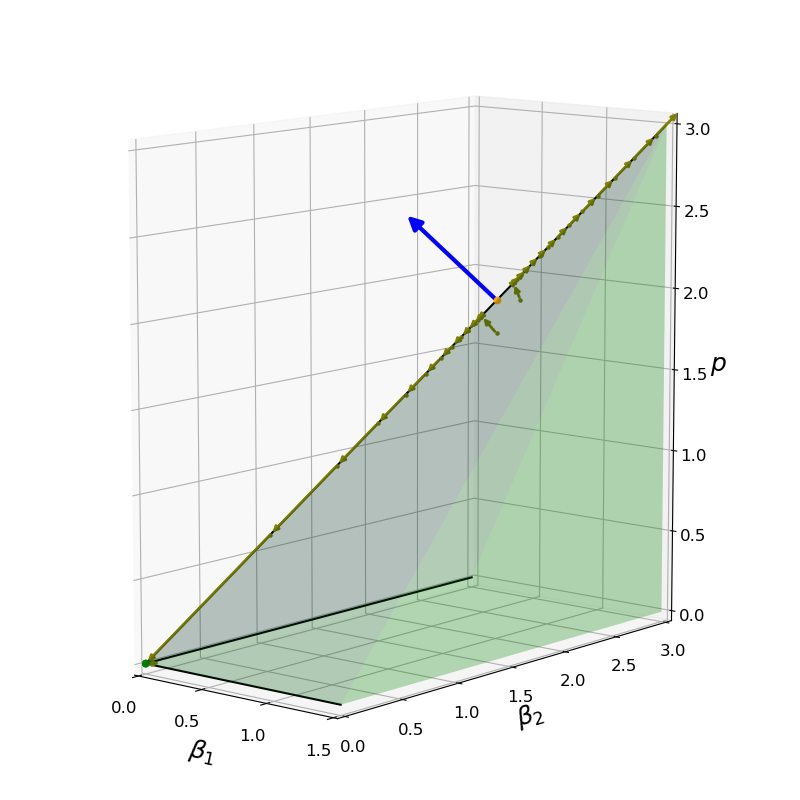

This chart was generated by the following Python code:
from mpl_toolkits.mplot3d.art3d import Poly3DCollection
from mpl_toolkits.mplot3d import Axes3D
from matplotlib import pyplot as plt
import numpy as np
from scipy.spatial import ConvexHull
from matplotlib.patches import FancyArrowPatch
from mpl_toolkits.mplot3d import proj3d
import cvxpy as cp

A = np.array([[0, 0, 0], [1.5, 3, 3], [1.5, 3, 0], [1.5, 0, 0], [0, 3, 0]])
hull = ConvexHull(A)
hull.simplices

fig = plt.figure(figsize=(8, 8))
ax = fig.add_subplot(111, projection="3d")

color = 'green'

hull_simplices = np.array([[3, 1, 0], 
                           [3, 2, 1], 
                           [4, 1, 0], 
                           [4, 2, 1], 
                           [4, 3, 2], 
                           [4, 3, 0]])

for s in hull_simplices:
    
    tri = Poly3DCollection([A[s]])

    if (s == hull_simplices[0]).all() or (s == hull_simplices[2]).all():
        tri.set_color('#013220')  # darkgreen
    else:
        tri.set_color('green')
    tri.set_alpha(0.15)
    tri.set_edgecolor('none')
    ax.add_collection3d(tri)
    
showed_edges = [(0, 1), (0, 3), (0, 4)]
for v0, v1 in showed_edges:
    ax.plot(xs=A[[v0, v1], 0], ys=A[[v0, v1], 1], zs=A[[v0, v1], 2], color='black')

ax.scatter(A[0], A[0], A[0], marker='o', color='green')

class Arrow3D(FancyArrowPatch):
    def __init__(self, xs, ys, zs, *args, **kwargs):
        FancyArrowPatch.__init__(self, (0,0), (0,0), *args, **kwargs)
        self._verts3d = xs, ys, zs

    def do_3d_projection(self, renderer=None):
        xs3d, ys3d, zs3d = self._verts3d
        xs, ys, zs = proj3d.proj_transform(xs3d, ys3d, zs3d, self.axes.M)
        self.set_positions((xs[0],ys[0]),(xs[1],ys[1]))

        return np.min(zs)

def draw_ascent_direction(beta_1, beta_2, p, with_point=False, color=['blue', 'orange'], target=None):

    if target is None:
        a = Arrow3D([beta_1, beta_1 + 0.5 * (- 1 / beta_1)], [beta_2, beta_2 + 0.5 * (- 1 / beta_2)], [p, p + 0.5 * 1], mutation_scale=20, lw=3, arrowstyle="-|>", color=color[0])
    else:
        a = Arrow3D([beta_1, target[0]], [beta_2, target[1]], [p, target[2]], mutation_scale=8, lw=2, arrowstyle="-|>", color=color[0])
    ax.add_artist(a)

    if with_point:
        if target is None:
            ax.scatter(beta_1, beta_2, p, marker='o', color=color[1], zorder=10)
        else:
            ax.scatter(beta_1, beta_2, p, marker='o', s=5, color=color[1], zorder=10)

    

draw_ascent_direction(1, 2, 2, with_point=True, color=['blue', 'orange'])


def polytope_dual_A_b_form_with_red_beta_p(N, M, D, B):
    A = list()
    # IMPORTANT: Here, we need the nonnegative constraints
    for i in range(N):
        D_i_T = np.zeros(shape=(M, N))
        D_i_T[:, i] = - D[i]
        A_i = np.concatenate([D_i_T, np.identity(M)], axis=1)
        A.append(A_i)
    A.append(-np.identity(M + N))
    A = np.concatenate(A, axis=0)
    b = np.concatenate([np.zeros(shape=(M * N)), np.zeros(shape=M + N)])

    return A, b

A, b = polytope_dual_A_b_form_with_red_beta_p(2, 1, np.array([[2], [1]]), np.array([1, 1, 1]))



def projection(x, A, b):

    y = cp.Variable(A.shape[1])
    objective = cp.Minimize(cp.norm(y - x))
    constraints = [A @ y <= b]
    problem = cp.Problem(objective, constraints)
    problem.solve()

    return y.value

def gradient_ascent(x0, eta, A, b, num_iter=5):

    x_ = x = x0
    for i in range(num_iter):
        x = projection(x + eta * np.array([-1 / x[0], -1 / x[1], 1]), A, b)
        if np.linalg.norm(x) < 1e-7:
            break
        else:
            draw_ascent_direction(x_[0], x_[1], x_[2], with_point=True, color=['olive', 'olive'], target=x)
            x_ = x

A, b = polytope_dual_A_b_form_with_red_beta_p(2, 1, np.array([[2], [1]]), np.array([1, 1, 1]))
# draw paths generated by gradient ascent algorithm
gradient_ascent(x0=np.array([1.1, 2.1, 2]), eta=1, A=A, b=b, num_iter=15)
gradient_ascent(x0=np.array([1, 2, 1.8]), eta=1, A=A, b=b, num_iter=15)

ax.set_xticks(np.arange(0, 1.51, step=0.5))
ax.tick_params(axis='x', which='major', labelsize=12)
ax.tick_params(axis='y', which='major', labelsize=12)
ax.tick_params(axis='z', which='major', labelsize=12)
ax.set_ylim([0, 3.2])
ax.set_xlim([0, 1.7])
ax.set_zlim([0, 3.2])
ax.set_ybound([0, 3])
ax.set_xbound([0, 1.5])
ax.set_zbound([0, 3])
ax.set_box_aspect([1.5, 3, 3])
# ax.set_aspect('equal', adjustable='box')

ax.set_xlabel(r"$\beta_1$", size=18)
ax.set_ylabel(r"$\beta_2$", size=18)
ax.set_zlabel(r"$p$", size=18)

plt.draw()
plt.tight_layout()
ax.view_init(elev=10., azim=-50.)
plt.savefig("./Graph_Unbounded.png")
